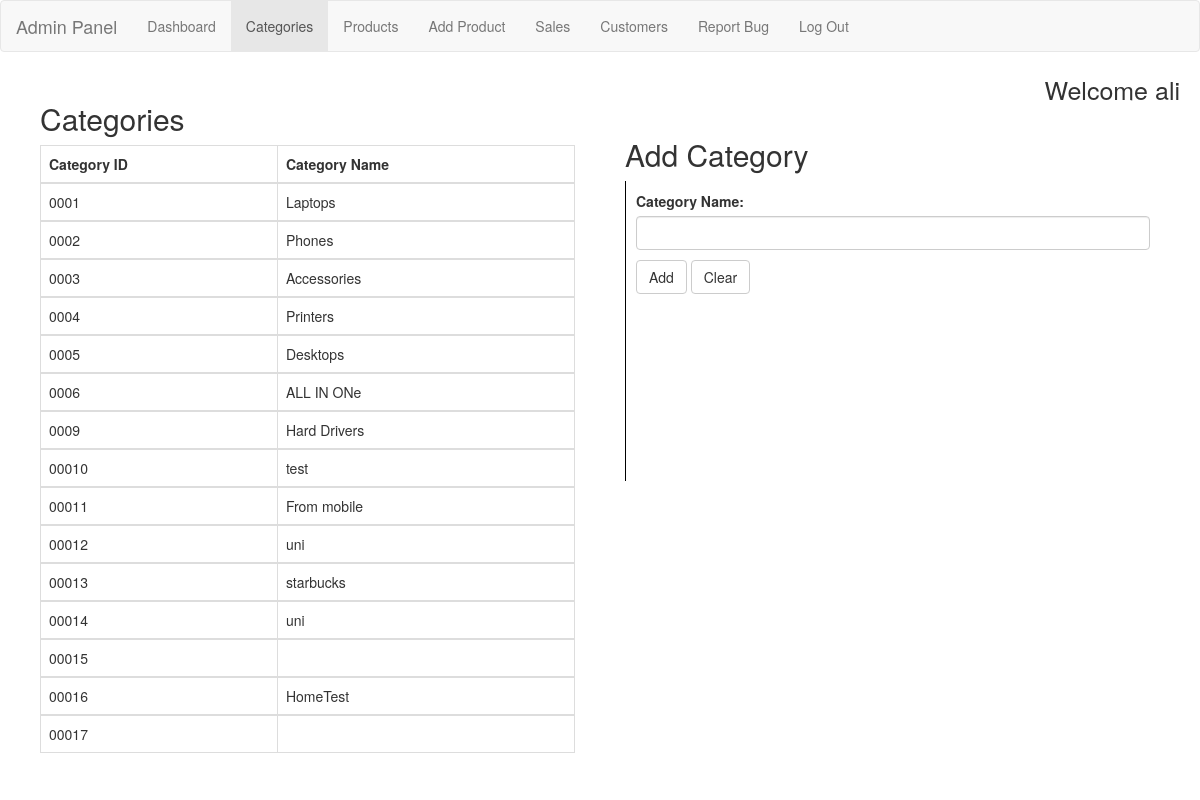
Screenshot of /admin/categories.php (signed in) with the database file from the repository.
### tables this page shows
CREATE TABLE `categories` (
  `categoryID` int(11) NOT NULL,
  `name` varchar(100) NOT NULL
);

### admin/categories.php (the view, shortened to what this page needs)
<!DOCTYPE html>
<html lang="en">
<head>
    <link rel="stylesheet" href="https://maxcdn.bootstrapcdn.com/bootstrap/3.3.7/css/bootstrap.min.css">
</head>
<body>
<?php include ('header.php')?>
<div class="container">
    <div class="row">
        <div class="col-sm-6">
            <div style="padding: 10px;">
                <h2>Categories</h2>
                <?php
                require_once ('config.php');
                $query = "SELECT * FROM `categories`";
                $result = mysqli_query($link, $query);
                if(!$result)
                    echo mysqli_error($link);
                else{
                    echo '<table class="table table-bordered">
    <thead>
      <tr>
        <th>Category ID</th>
        <th>Category Name</th>
      </tr>
    </thead>';
                    while ($row = mysqli_fetch_array($result)){
                        echo '<tbody>';
                        echo '<tr>';
                        echo "<td>000" . $row['categoryID'] ."</td>";
                        echo "<td>" . $row['name'] ."</td>";
                        echo "</tr>";
                        echo "</tbody>";
                    }
                    echo "</table>";
                }
                ?>
            </div>
        </div>
        <div class="col-sm-6">
            <div style="padding: 10px;">
                <h2>Add Category</h2>
                <form method="post" action="newCategory.php">
                    <div class="form-group" style="padding: 10px;border-left: 1px black solid; min-height: 300px">
                        <label for="usr">Category Name:</label>
                        <input type="text" class="form-control" id="" name="CategoryName">
                        <button type="submit" class="btn btn-default" style="margin-top: 10px">Add</button>
                        <button type="reset" class="btn btn-default" style="margin-top: 10px">Clear</button>
                    </div>
                </form>
            </div>
        </div>
    </div>
</div>
</body>
</html>

### rows the page displays
categories: categoryID "1", name "Laptops"
categories: categoryID "2", name "Phones"
categories: categoryID "3", name "Accessories"
categories: categoryID "4", name "Printers"
categories: categoryID "5", name "Desktops"
categories: categoryID "6", name "ALL IN ONe"
categories: categoryID "9", name "Hard Drivers"
categories: categoryID "10", name "test"
categories: categoryID "11", name "From mobile"
categories: categoryID "12", name "uni"
categories: categoryID "13", name "starbucks"
categories: categoryID "14", name "uni"
categories: categoryID "15"
categories: categoryID "16", name "HomeTest"
categories: categoryID "17"

### other values shown
$_SESSION["name"] "ali"
